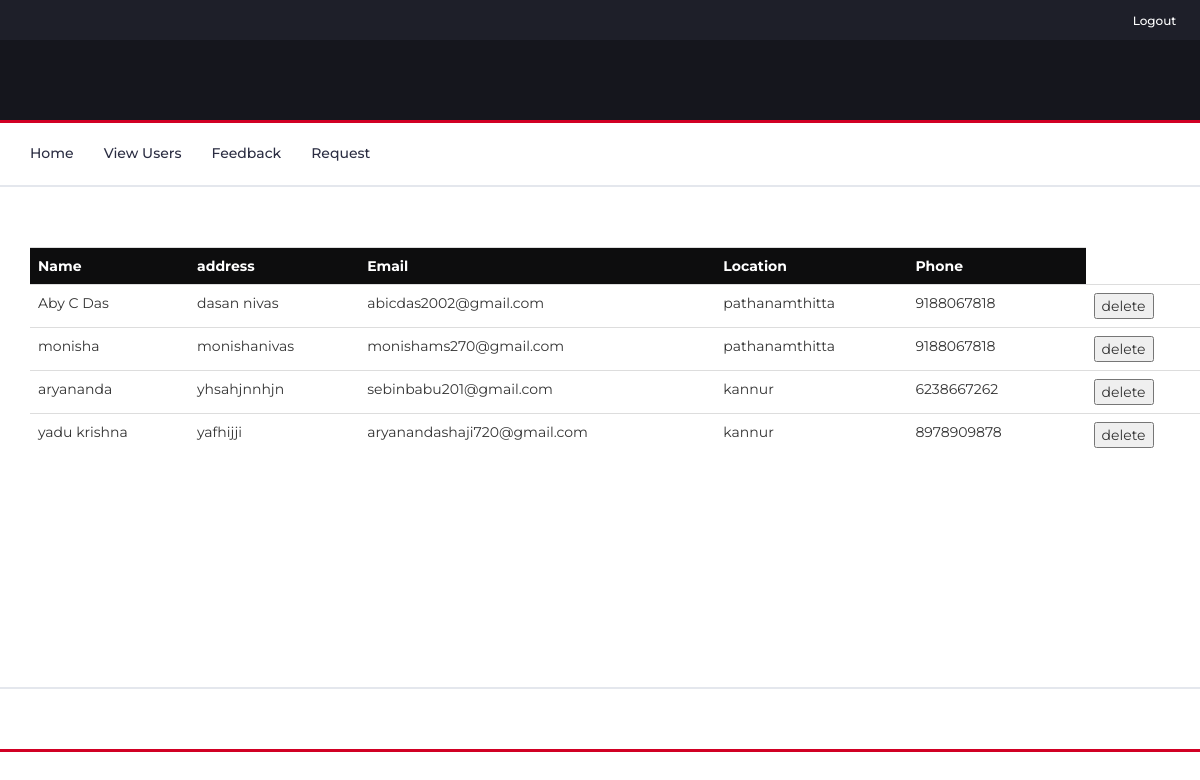
Page /view_user on the committed database.
### app/models.py (models this page shows, shortened)
class user_registration(models.Model):
    name = models.CharField(max_length=100)
    address=models.CharField(max_length=50)
    email = models.EmailField()
    location = models.CharField(max_length=50)
    phone_no = models.IntegerField()
    photo = models.FileField()
    username = models.CharField(max_length=50)
    password=models.CharField(max_length=10)

### app/views.py (the view)
# urls.py: path('view_user',views.viewuser),
def viewuser(re):
    d = user_registration.objects.all()
    return render(re, 'ad_view_user.html', {'r': d})

### template/ad_view_user.html (shortened to what this page needs)
<!DOCTYPE html>
<html lang="en">
	<head>
		{% load static %}
		<link type="text/css" rel="stylesheet" href="{% static 'css1/bootstrap.min.css'%}"/>
		<link type="text/css" rel="stylesheet" href="{% static 'css1/slick.css'%}"/>
		<link type="text/css" rel="stylesheet" href="{% static 'css1/slick-theme.css'%}"/>
		<link type="text/css" rel="stylesheet" href="{% static 'css1/nouislider.min.css'%}"/>
		<link rel="stylesheet" href="{% static 'css1/font-awesome.min.css'%}">
		<link type="text/css" rel="stylesheet" href="{% static 'css1/style.css'%}"/>
    </head>
	<body>
		<header>
			<div id="top-header">
				<ul class="header-links pull-right">
					<li><a href="registration"> </a></li>
					<li><a href="../logout"><i class="fa fa-sign-out"></i>Logout</a></li>
					<li><a href="join"> </a></li>
				</ul>
				<div class="container">
				</div>
			</div>
			<div id="header">
				<div class="container">
						<div class="col-md-3 clearfix">
						</div>
					</div>
				</div>
		</header>
		<nav id="navigation">
			<div class="container">
				<div id="responsive-nav">
					<ul class="main-nav nav navbar-nav">
						<li><a href="ad_view_employe">Home</a></li>
                        <li><a href="../view_user">View Users</a></li>
						<li><a href="../ad_view_feedback">Feedback</a></li>
						<li><a href="../ad_request">Request</a></li>
					</ul>
				</div>
			</div>
		</nav>
		<div class="section">
			<div class="container">
				<div class="section">
					<div class="container">
						<div class="row">
							<table class="table table-stripe">
								<tr style=" background-color: rgb(13, 13, 14); color: white;">
									<th>Name</th>
									<th>address</th>
									<th>Email</th>
									<th>Location</th>
									<th>Phone</th>
									<th></th>
								</tr>
								{% for i in r %}
								<form action="delete_user" method="POST">
								<tr>
									<td>{{i.name}}</td>
									<td>{{i.address}}</td>
									<td>{{i.email}}</td>
									<td>{{i.location}}</td>
									<td>{{i.phone_no}}</td>
									<td><input type="text" name="uname" value="{{i.username}}" hidden></td>
									<td><input type="submit" value="delete" onclick="return confirm('Are you Sure')"></td>
									</form>
								{% endfor %}
							</table>
						</div>
				</div>
		</div>
		<div class="section">
			<div class="container">
				<div class="row">
					<div class="col-md-12">
									</div>
								</div>
							</div>
						</div>
					</div>
				</div>
		<div class="section">
		</div>
		<div id="newsletter" class="section">
		</div>
	</body>
</html>

### staticfile/css1/style.css (style rules this page uses)
body { font-family: 'Montserrat', sans-serif; font-weight: 400; color: #333; }
a { color: #2B2D42; font-weight: 500; -webkit-transition: 0.2s color; transition: 0.2s color; }
ul, ol { margin: 0; padding: 0; list-style: none }
.section { padding-top: 30px; padding-bottom: 30px; }
#top-header { padding-top: 10px; padding-bottom: 10px; background-color: #1E1F29; }
.header-links li { display: inline-block; margin-right: 15px; font-size: 12px; }
.header-links li:last-child { margin-right: 0px; }
.header-links li a { color: #FFF; }
.header-links li i { color: #D10024; margin-right: 5px; }
#header { padding-top: 15px; padding-bottom: 15px; background-color: #15161D; }
#navigation { background: #FFF; border-bottom: 2px solid #E4E7ED; border-top: 3px solid #D10024; }
.main-nav>li+li { margin-left: 30px }
.main-nav>li>a { padding: 20px 0px; }
.main-nav>li>a:after { content: ""; display: block; width: 0%; height: 2px; background-color: #D10024; -webkit-transition: 0.2s all; transition: 0.2s all; }
#newsletter.section { border-top: 2px solid #E4E7ED; border-bottom: 3px solid #D10024; margin-top: 30px; }

### rows in the picture
user_registration: name "Aby C Das", address "dasan nivas", email "abicdas2002@gmail.com", location "pathanamthitta", phone_no "9188067818"
user_registration: name "monisha", address "monishanivas", email "monishams270@gmail.com", location "pathanamthitta", phone_no "9188067818"
user_registration: name "aryananda", address "yhsahjnnhjn", email "sebinbabu201@gmail.com", location "kannur", phone_no "6238667262"
user_registration: name "yadu krishna", address "yafhijji", email "aryanandashaji720@gmail.com", location "kannur", phone_no "8978909878"
